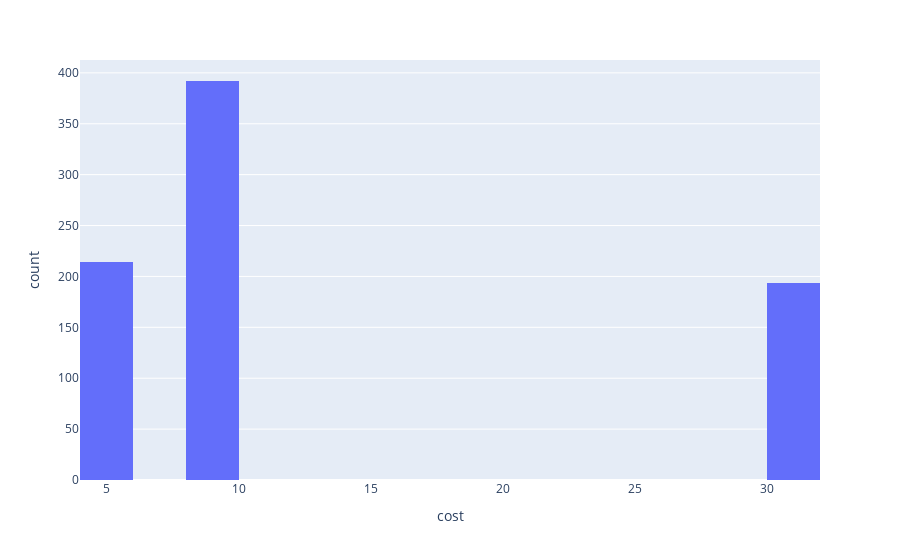

Here is the notebook cell this chart was saved with:
### Code cell
px.histogram(data_frame = data, x='cost')

### Figure 1 — Plotly figure (JSON) as saved in the notebook; plotly's stock layout.template omitted (floating-point values rounded to 4 significant figures; data arrays with more than 128 entries replaced by an {"elided": "..."} marker saying what was removed)
{"data": [{"alignmentgroup": "True", "bingroup": "x", "hovertemplate": "cost=%{x}<br>count=%{y}<extra></extra>", "legendgroup": "", "marker": {"color": "#636efa", "pattern": {"shape": ""}}, "name": "", "offsetgroup": "", "orientation": "v", "showlegend": false, "type": "histogram", "x": {"elided": "800 float values"}, "xaxis": "x", "yaxis": "y"}], "layout": {"autosize": true, "barmode": "relative", "legend": {"tracegroupgap": 0}, "margin": {"t": 60}, "xaxis": {"anchor": "y", "autorange": true, "domain": [0, 1], "range": [4, 32], "title": {"text": "cost"}, "type": "linear"}, "yaxis": {"anchor": "x", "autorange": true, "domain": [0, 1], "range": [0, 412.6], "title": {"text": "count"}}}}
